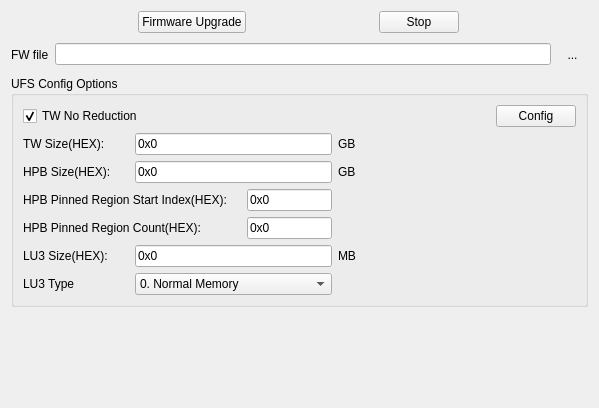
<?xml version="1.0" encoding="UTF-8"?>
<ui version="4.0">
 <class>FW</class>
 <widget class="QWidget" name="FW">
  <property name="geometry">
   <rect>
    <x>0</x>
    <y>0</y>
    <width>599</width>
    <height>408</height>
   </rect>
  </property>
  <property name="windowTitle">
   <string>Form</string>
  </property>
  <layout class="QGridLayout" name="gridLayout">
   <item row="0" column="0">
    <layout class="QVBoxLayout" name="verticalLayout">
     <item>
      <layout class="QHBoxLayout" name="horizontalLayout_2">
       <item>
        <widget class="QPushButton" name="pushButton_Start">
         <property name="sizePolicy">
          <sizepolicy hsizetype="Fixed" vsizetype="Fixed">
           <horstretch>0</horstretch>
           <verstretch>0</verstretch>
          </sizepolicy>
         </property>
         <property name="text">
          <string>Firmware Upgrade</string>
         </property>
        </widget>
       </item>
       <item>
        <layout class="QHBoxLayout" name="horizontalLayout_3"/>
       </item>
       <item>
        <widget class="QPushButton" name="pushButton_Stop">
         <property name="sizePolicy">
          <sizepolicy hsizetype="Fixed" vsizetype="Fixed">
           <horstretch>0</horstretch>
           <verstretch>0</verstretch>
          </sizepolicy>
         </property>
         <property name="text">
          <string>Stop</string>
         </property>
        </widget>
       </item>
      </layout>
     </item>
     <item>
      <layout class="QHBoxLayout" name="horizontalLayout">
       <item>
        <widget class="QLabel" name="label">
         <property name="text">
          <string>FW file</string>
         </property>
        </widget>
       </item>
       <item>
        <widget class="QLineEdit" name="lineEdit_fwfile"/>
       </item>
       <item>
        <widget class="QToolButton" name="toolButton_openFwFile">
         <property name="minimumSize">
          <size>
           <width>31</width>
           <height>31</height>
          </size>
         </property>
         <property name="toolTip">
          <string>Browser</string>
         </property>
         <property name="text">
          <string>...</string>
         </property>
         <property name="icon">
          <iconset resource="../../icon.qrc">
           <normaloff>:/images/openFolder.png</normaloff>:/images/openFolder.png</iconset>
         </property>
         <property name="iconSize">
          <size>
           <width>24</width>
           <height>24</height>
          </size>
         </property>
         <property name="autoRaise">
          <bool>true</bool>
         </property>
        </widget>
       </item>
      </layout>
     </item>
    </layout>
   </item>
   <item row="5" column="0">
    <spacer name="verticalSpacer">
     <property name="orientation">
      <enum>Qt::Vertical</enum>
     </property>
     <property name="sizeType">
      <enum>QSizePolicy::Expanding</enum>
     </property>
     <property name="sizeHint" stdset="0">
      <size>
       <width>20</width>
       <height>40</height>
      </size>
     </property>
    </spacer>
   </item>
   <item row="4" column="0">
    <widget class="QGroupBox" name="groupBox_ufs_config">
     <property name="sizePolicy">
      <sizepolicy hsizetype="Preferred" vsizetype="Expanding">
       <horstretch>0</horstretch>
       <verstretch>0</verstretch>
      </sizepolicy>
     </property>
     <property name="title">
      <string>UFS Config Options</string>
     </property>
     <property name="checkable">
      <bool>false</bool>
     </property>
     <layout class="QGridLayout" name="gridLayout_2">
      <item row="0" column="0" colspan="2">
       <widget class="QCheckBox" name="checkBox_tw_no_reduction">
        <property name="text">
         <string>TW No Reduction</string>
        </property>
        <property name="checked">
         <bool>true</bool>
        </property>
       </widget>
      </item>
      <item row="0" column="4">
       <spacer name="horizontalSpacer">
        <property name="orientation">
         <enum>Qt::Horizontal</enum>
        </property>
        <property name="sizeHint" stdset="0">
         <size>
          <width>335</width>
          <height>20</height>
         </size>
        </property>
       </spacer>
      </item>
      <item row="0" column="5">
       <widget class="QPushButton" name="pushButton_Config">
        <property name="sizePolicy">
         <sizepolicy hsizetype="Fixed" vsizetype="Fixed">
          <horstretch>0</horstretch>
          <verstretch>0</verstretch>
         </sizepolicy>
        </property>
        <property name="text">
         <string>Config</string>
        </property>
       </widget>
      </item>
      <item row="1" column="0">
       <widget class="QLabel" name="label_tw_size">
        <property name="sizePolicy">
         <sizepolicy hsizetype="Preferred" vsizetype="Preferred">
          <horstretch>0</horstretch>
          <verstretch>0</verstretch>
         </sizepolicy>
        </property>
        <property name="minimumSize">
         <size>
          <width>0</width>
          <height>0</height>
         </size>
        </property>
        <property name="text">
         <string>TW Size(HEX):    </string>
        </property>
       </widget>
      </item>
      <item row="1" column="1" colspan="2">
       <widget class="QLineEdit" name="lineEdit_TWSize">
        <property name="sizePolicy">
         <sizepolicy hsizetype="Expanding" vsizetype="Fixed">
          <horstretch>0</horstretch>
          <verstretch>0</verstretch>
         </sizepolicy>
        </property>
        <property name="inputMethodHints">
         <set>Qt::ImhNone</set>
        </property>
        <property name="text">
         <string>0x0</string>
        </property>
       </widget>
      </item>
      <item row="1" column="3">
       <widget class="QLabel" name="label_5">
        <property name="sizePolicy">
         <sizepolicy hsizetype="Fixed" vsizetype="Fixed">
          <horstretch>0</horstretch>
          <verstretch>0</verstretch>
         </sizepolicy>
        </property>
        <property name="text">
         <string>GB</string>
        </property>
       </widget>
      </item>
      <item row="2" column="0">
       <widget class="QLabel" name="label_hpb_size">
        <property name="sizePolicy">
         <sizepolicy hsizetype="Preferred" vsizetype="Preferred">
          <horstretch>0</horstretch>
          <verstretch>0</verstretch>
         </sizepolicy>
        </property>
        <property name="minimumSize">
         <size>
          <width>0</width>
          <height>0</height>
         </size>
        </property>
        <property name="text">
         <string>HPB Size(HEX):    </string>
        </property>
       </widget>
      </item>
      <item row="2" column="1" colspan="2">
       <widget class="QLineEdit" name="lineEdit_HPBSize">
        <property name="sizePolicy">
         <sizepolicy hsizetype="Expanding" vsizetype="Fixed">
          <horstretch>0</horstretch>
          <verstretch>0</verstretch>
         </sizepolicy>
        </property>
        <property name="text">
         <string>0x0</string>
        </property>
       </widget>
      </item>
      <item row="2" column="3">
       <widget class="QLabel" name="label_6">
        <property name="sizePolicy">
         <sizepolicy hsizetype="Fixed" vsizetype="Fixed">
          <horstretch>0</horstretch>
          <verstretch>0</verstretch>
         </sizepolicy>
        </property>
        <property name="text">
         <string>GB</string>
        </property>
       </widget>
      </item>
      <item row="3" column="0" colspan="2">
       <widget class="QLabel" name="label_hpb_pinned_region_start_index">
        <property name="sizePolicy">
         <sizepolicy hsizetype="Preferred" vsizetype="Preferred">
          <horstretch>0</horstretch>
          <verstretch>0</verstretch>
         </sizepolicy>
        </property>
        <property name="minimumSize">
         <size>
          <width>0</width>
          <height>0</height>
         </size>
        </property>
        <property name="text">
         <string>HPB Pinned Region Start Index(HEX):    </string>
        </property>
       </widget>
      </item>
      <item row="3" column="2">
       <widget class="QLineEdit" name="lineEdit_HPB_Pinned_Region_Start_Index">
        <property name="sizePolicy">
         <sizepolicy hsizetype="Expanding" vsizetype="Fixed">
          <horstretch>0</horstretch>
          <verstretch>0</verstretch>
         </sizepolicy>
        </property>
        <property name="text">
         <string>0x0</string>
        </property>
       </widget>
      </item>
      <item row="4" column="0" colspan="2">
       <widget class="QLabel" name="label_hpb_pinned_region_count">
        <property name="sizePolicy">
         <sizepolicy hsizetype="Preferred" vsizetype="Preferred">
          <horstretch>0</horstretch>
          <verstretch>0</verstretch>
         </sizepolicy>
        </property>
        <property name="minimumSize">
         <size>
          <width>0</width>
          <height>0</height>
         </size>
        </property>
        <property name="text">
         <string>HPB Pinned Region Count(HEX):    </string>
        </property>
       </widget>
      </item>
      <item row="4" column="2">
       <widget class="QLineEdit" name="lineEdit_Pinned_Region_Count">
        <property name="sizePolicy">
         <sizepolicy hsizetype="Expanding" vsizetype="Fixed">
          <horstretch>0</horstretch>
          <verstretch>0</verstretch>
         </sizepolicy>
        </property>
        <property name="text">
         <string>0x0</string>
        </property>
       </widget>
      </item>
      <item row="5" column="0">
       <widget class="QLabel" name="label_hpb_size_3">
        <property name="minimumSize">
         <size>
          <width>0</width>
          <height>0</height>
         </size>
        </property>
        <property name="text">
         <string>LU3 Size(HEX): </string>
        </property>
       </widget>
      </item>
      <item row="5" column="1" colspan="2">
       <widget class="QLineEdit" name="lineEdit_lu3_size">
        <property name="sizePolicy">
         <sizepolicy hsizetype="Expanding" vsizetype="Fixed">
          <horstretch>0</horstretch>
          <verstretch>0</verstretch>
         </sizepolicy>
        </property>
        <property name="text">
         <string>0x0</string>
        </property>
       </widget>
      </item>
      <item row="5" column="3" colspan="2">
       <widget class="QLabel" name="label_8">
        <property name="sizePolicy">
         <sizepolicy hsizetype="Fixed" vsizetype="Fixed">
          <horstretch>0</horstretch>
          <verstretch>0</verstretch>
         </sizepolicy>
        </property>
        <property name="text">
         <string>MB        </string>
        </property>
       </widget>
      </item>
      <item row="6" column="0">
       <widget class="QLabel" name="label_hpb_size_2">
        <property name="minimumSize">
         <size>
          <width>0</width>
          <height>0</height>
         </size>
        </property>
        <property name="text">
         <string>LU3 Type</string>
        </property>
       </widget>
      </item>
      <item row="6" column="1" colspan="2">
       <widget class="QComboBox" name="comboBox_lu3_type">
        <property name="sizePolicy">
         <sizepolicy hsizetype="Expanding" vsizetype="Fixed">
          <horstretch>0</horstretch>
          <verstretch>0</verstretch>
         </sizepolicy>
        </property>
        <item>
         <property name="text">
          <string>0. Normal Memory</string>
         </property>
        </item>
        <item>
         <property name="text">
          <string>1. System code memory type</string>
         </property>
        </item>
        <item>
         <property name="text">
          <string>2. Non-Persistent memory type</string>
         </property>
        </item>
        <item>
         <property name="text">
          <string>3. Enhanced memory type 1</string>
         </property>
        </item>
        <item>
         <property name="text">
          <string>4. Enhanced memory type 2</string>
         </property>
        </item>
        <item>
         <property name="text">
          <string>5. Enhanced memory type 3</string>
         </property>
        </item>
        <item>
         <property name="text">
          <string>6. Enhanced memory type 4</string>
         </property>
        </item>
       </widget>
      </item>
     </layout>
     <zorder>checkBox_tw_no_reduction</zorder>
     <zorder>label_tw_size</zorder>
     <zorder>lineEdit_TWSize</zorder>
     <zorder>label_hpb_size</zorder>
     <zorder>lineEdit_HPBSize</zorder>
     <zorder>label_6</zorder>
     <zorder>label_hpb_size_3</zorder>
     <zorder>lineEdit_lu3_size</zorder>
     <zorder>label_8</zorder>
     <zorder>comboBox_lu3_type</zorder>
     <zorder>horizontalSpacer</zorder>
     <zorder>label_hpb_size_2</zorder>
     <zorder>label_5</zorder>
     <zorder>pushButton_Config</zorder>
     <zorder>label_hpb_pinned_region_start_index</zorder>
     <zorder>lineEdit_HPB_Pinned_Region_Start_Index</zorder>
     <zorder>lineEdit_Pinned_Region_Count</zorder>
     <zorder>label_hpb_pinned_region_count</zorder>
    </widget>
   </item>
  </layout>
 </widget>
 <resources>
  <include location="../../icon.qrc"/>
 </resources>
 <connections/>
</ui>
